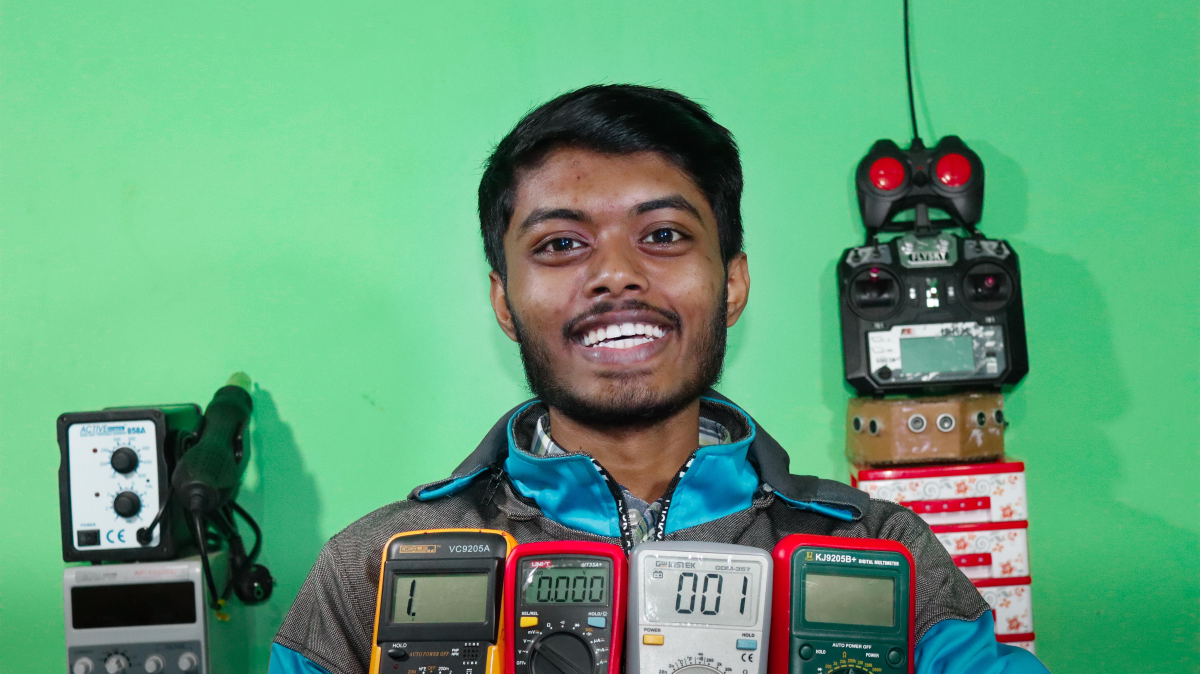
#> input picture Photo/Compress Photo/It's Me Shantonu .jpg, 6000 x 3368 px (shown at 1/5 size); its folder holds only this picture in this run
$ python Webp.py   (older library calls are emulated)
#> lines starting #> are read from the running program, lines starting #| are printed output that depends on the picture
import PIL
import os
from PIL import Image


PhotoDir = (input('Enter Your Folder Path : ')+ '/')
#> the answer given: Photo/Compress Photo
Photos = os.listdir(PhotoDir)
print(Photos)
a = len(Photos)

if "Compress Photo" not in Photos:
    os.makedirs(PhotoDir+'Compress Photo')

else:
    a = a - 1

CompressImagePath = os.listdir(PhotoDir+'Compress Photo' + '/')


for i in range(0, a):
    try:

        if '.webp' in Photos[i] or '.jpeg' in Photos[i] or '.JPEG' in Photos[i] or  '.jpg' in Photos[i] or '.JPG' in Photos[i] or '.png' in Photos[i] or '.PNG' in Photos[i] or '.gif' in Photos[i] or '.GIF' in Photos[i] or '.raw' in Photos[i] or '.RAW' in Photos[i] or '.svg' in Photos[i] or '.SVG' in Photos[i] :

            image = PIL.Image.open(PhotoDir+Photos[i])
#> image is the input picture: PIL image 6000x3368 RGB; mean R, G, B 98.4, 158.6, 120.7

            try:

                if Photos[i] in CompressImagePath[i]:
                   continue

            except:
                print(Photos[i] + ' Not in Compress Photo')


            width, height = image.size
#> width = 6000; height = 3368
            print(Photos[i], '|',width,',', height, '|')
#| It's Me Shantonu .jpg | 6000 , 3368 |
            persentage = height / width
#> persentage = 0.561


            if width > 310:
               width = 310
            #print(Photos[i][0: Photos[i].find('.')])


            image = image.resize((width, int(width*persentage)), PIL.Image.ANTIALIAS)
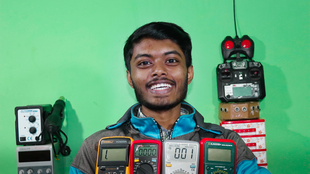
#> image: PIL image 310x174 RGB; mean R, G, B 98.4, 158.7, 120.7
            image.save(PhotoDir+'Compress Photo/'+Photos[i][0: Photos[i].find('.')]+".webp", "webp", optimize=True) #, optimize=True, quality= 50 quality= 100

        else:
            continue

    except:
        print('Error ---> ',Photos[i])
